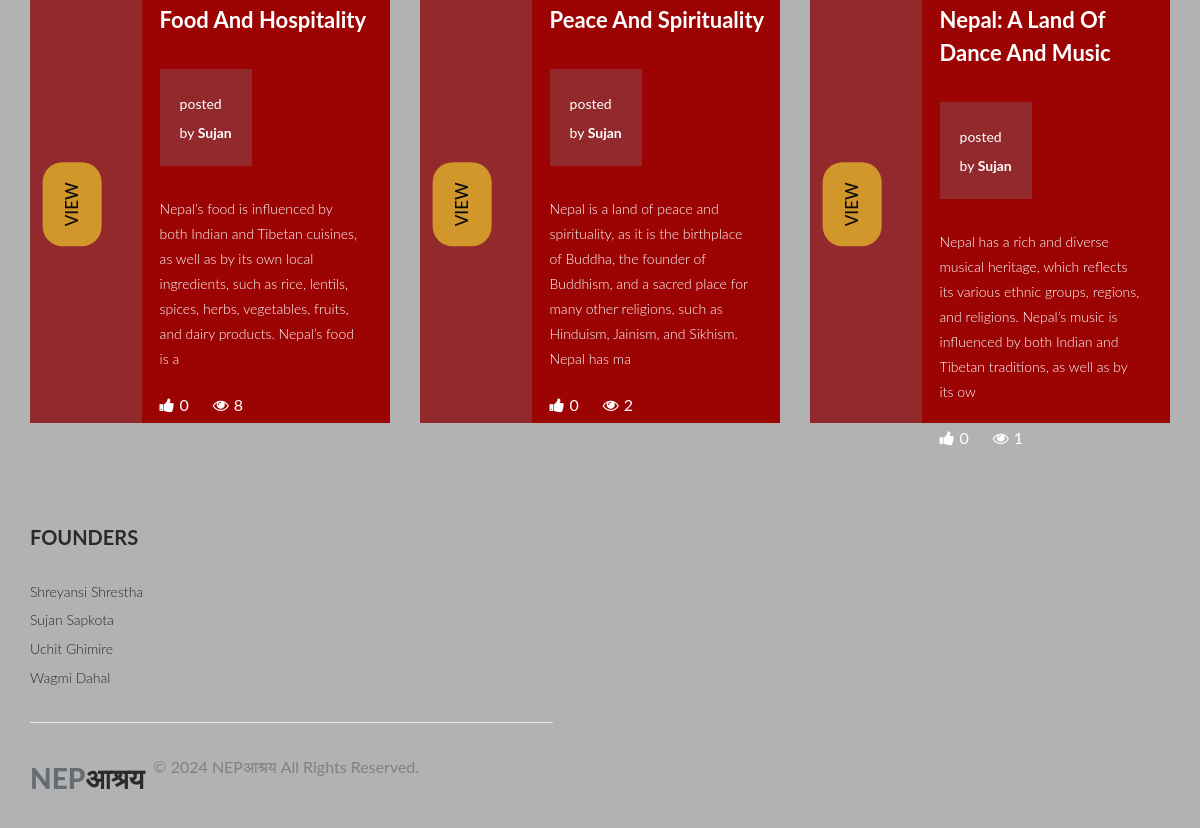
Before: / (lower part) with the older database file.
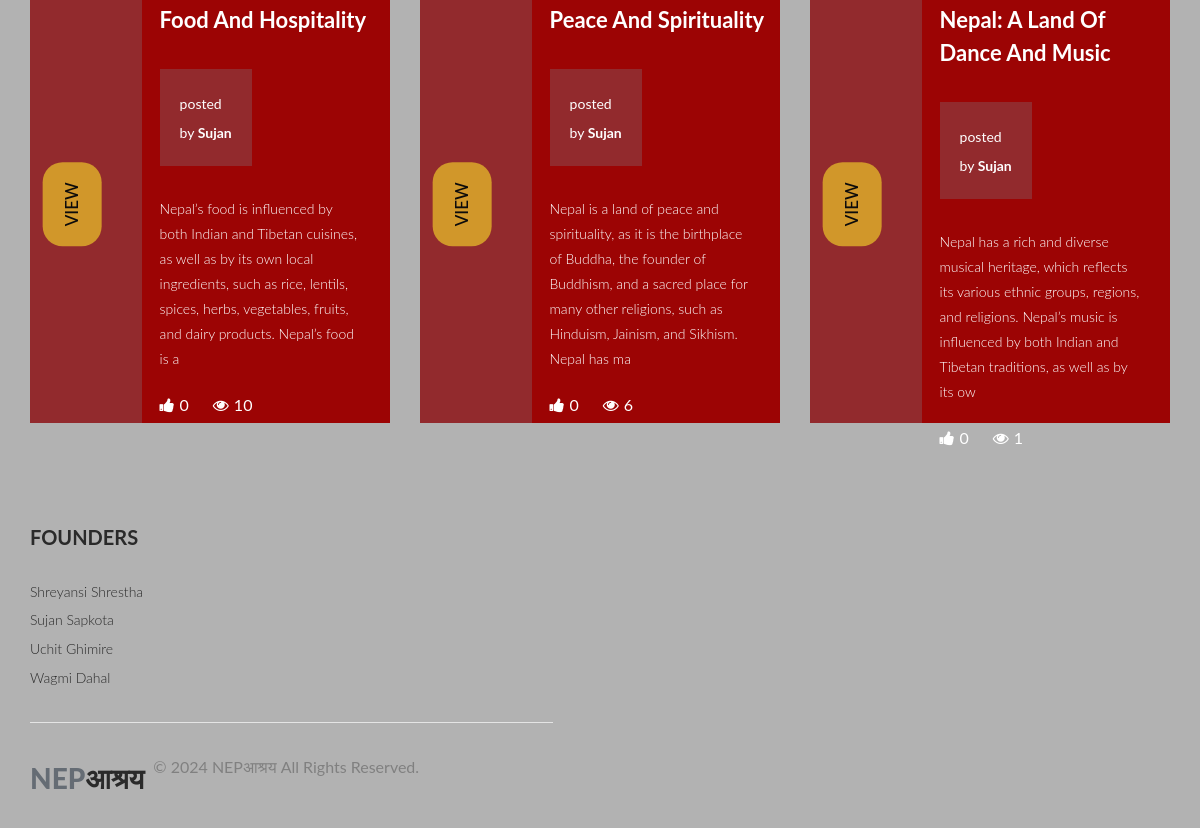
After: the same page with the newer database file.
### Nepa_application/models.py (models this page shows, shortened)
class Topic(models.Model):
    title = models.CharField(max_length=100)
    long_description = models.TextField()
    category = models.ManyToManyField("Category", related_name='topics')
    province = models.ForeignKey(province, on_delete=models.CASCADE, related_name='topics')
    post_date = models.DateTimeField(default=timezone.now)
    is_verified = models.BooleanField(default=False)
    author = models.CharField(max_length=100, default="Anonymous")
    likes = models.ManyToManyField(User, related_name='topic', blank=True)
    report = models.IntegerField(User, default=0)
    commentCount = models.IntegerField(default=0, null=True, blank=True)
    views = models.IntegerField(default=0)
    class Meta:
        ordering = ['-post_date']
    def total_likes(self):
        return self.likes.count()

### Nepa_application/views.py (the view)
# urls.py: path('', views.index, name='index'),
def index(request): # for landing page
    provinces = province.objects.all()
    username = None
    latest_posts =models.Topic.objects.prefetch_related('t_image_set').all()[:3]
    if request.user.is_authenticated:
        username = request.user.username
    context = {
        "provinces": provinces,
        "username": username,
        "latest_posts": latest_posts,
    }
    return render(request, 'index.html', context)

### templates/index.html (shortened to what this page needs)
{%load static%}
<!DOCTYPE html>
<html lang="en">
  <head>
    <link rel="stylesheet" type="text/css" href="{% static 'assets/css/bootstrap.min.css' %}">
    <link rel="stylesheet" type="text/css" href="{% static 'assets/css/font-awesome.css' %}">
    <link rel="stylesheet" type="text/css" href="{% static 'assets/css/owl-carousel.css' %}">
    <link rel="stylesheet" href="{% static 'assets/css/tooplate-artxibition.css' %}">
    <link rel="stylesheet" href="{% static 'assets/css/style.css' %}">
    <link href="{% static 'assets/css/main.css' %}" rel="stylesheet" />
    </head>
    <body>
    <div id="latests">
     <div class="venue-tickets">
         <div class="container-fluid">
            <div class="row">
                {% for post in latest_posts %}
 {% if post.is_verified %}
 <div class="col-lg-4">
   <div class="venue-item" style="margin-bottom: 30px;">
     <div class="down-content"style="height: 450px;">
       <div class="left-content">
         <div class="main-white-button">
           <a href="{% url 'detailed_view' post.id %}">VIEW</a>
         </div>
       </div>
       <div class="right-content" style="height: 350px;">
         <h4>{{ post.title.title| slice:50 }}</h4>
         <div class="price">
           <span>posted<br>by <b> {{post.author.title}}</b></span>
       </div>
         <p style="margin-top: 0px;">{{ post.long_description | slice:"200" }}</p>
         <ul>
           <li><i class="fa fa-thumbs-up"></i>{{post.total_likes}}</li>
           <li><i class="fa fa-eye"></i>{{post.views}}</li>
         </ul>
       </div>
     </div>
   </div>
 </div>
 {% endif %}
 {% endfor %}
    <footer>
        <div class="container">
            <div class="row">
                <div class="col-lg-4">
                    <div class="address">
                        <h4>FOUNDERS </h4>
                        <span>Shreyansi Shrestha</span><br>
                        <span>Sujan Sapkota</span><br>
                        <span>Uchit Ghimire</span><br>
                        <span>Wagmi Dahal</span>
                    </div>
                </div>
                <div class="col-lg-12">
                    <div class="sub-footer">
                        <div class="row">
                            <div class="col-lg-3">
                                <div class="logo"><a href="{% url 'index' %}"><span>NEP<em>आश्रय</em></span></a></div>
                            </div>
                            <div>
                                © 2024 NEPआश्रय All Rights Reserved.
                            </div>
                        </div>
                    </div>
                </div>
            </div>
        </div>
    </footer>
  </body>
</html>

Changed rows visible on the page:
changed Topic "Food And Hospitality": views "8" → "10"
changed Topic "Peace And Spirituality": views "2" → "6"
